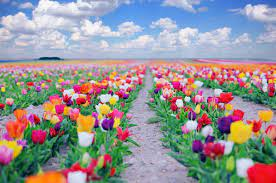
#> input picture ResimOkumaİşlemleri/cicek.jpg, 276 x 183 px
$ python resim_aritmetik1.py
#> lines starting #> are read from the running program, lines starting #| are printed output that depends on the picture; after the words box and inside, x2 and y2 are one past the last pixel; in counts of white or black regions, pixels touching at a corner belong together
import cv2

img = cv2.imread("cicek.jpg")
#> img is the input picture: shape (183, 276, 3); mean B, G, R 148.8, 146.9, 150.2

print(img[80,80])
#| [210 150 234]
img[80,80]=[255,255,255]
#> img: shape (183, 276, 3); under 0.01% of pixels changed, all inside (x1, y1, x2, y2) = (80, 80, 81, 81)

bolge=img[30:120,100:200]
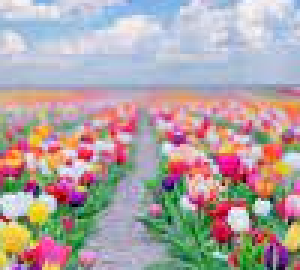
#> bolge: shape (90, 100, 3) (shown 3 times larger); mean B, G, R 162.8, 162, 175.4
img[0:90,0:100]=bolge
cv2.rectangle(img,(100,30),(200,120),(0,255,0),2)
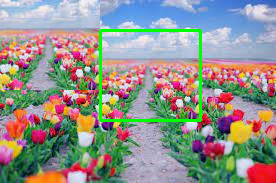
#> img: shape (183, 276, 3); mean B, G, R 140.5, 146.2, 146.3
cv2.imshow("cicek",img)
cv2.imshow("cicek2",bolge)
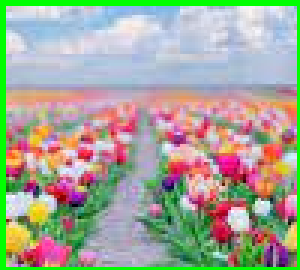
#> window 'cicek2': shape (90, 100, 3) (shown 3 times larger); mean B, G, R 151.7, 166.9, 164.5

cv2.waitKey(0)
cv2.destroyAllWindows()

$ run again, with ResimOkumaİşlemleri/messi.jpg copied over ResimOkumaİşlemleri/cicek.jpg
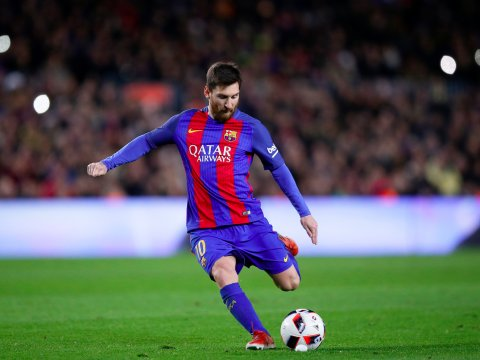
#> input picture ResimOkumaİşlemleri/messi.jpg, 480 x 360 px
#> img is the input picture: shape (360, 480, 3); mean B, G, R 80, 85.6, 80.5
#| [5 3 2]
#> `bolge=img[30:120,100:200]`:
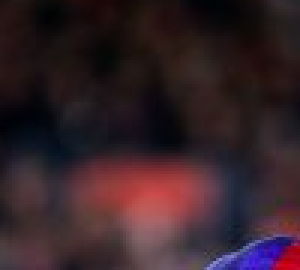
#> bolge: shape (90, 100, 3) (shown 3 times larger); mean B, G, R 39.8, 33.8, 52.6
#> `cv2.imshow("cicek2",bolge)`:
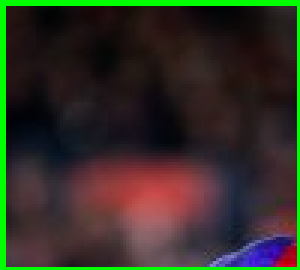
#> window 'cicek2': shape (90, 100, 3) (shown 3 times larger); mean B, G, R 37.6, 48, 49.9
